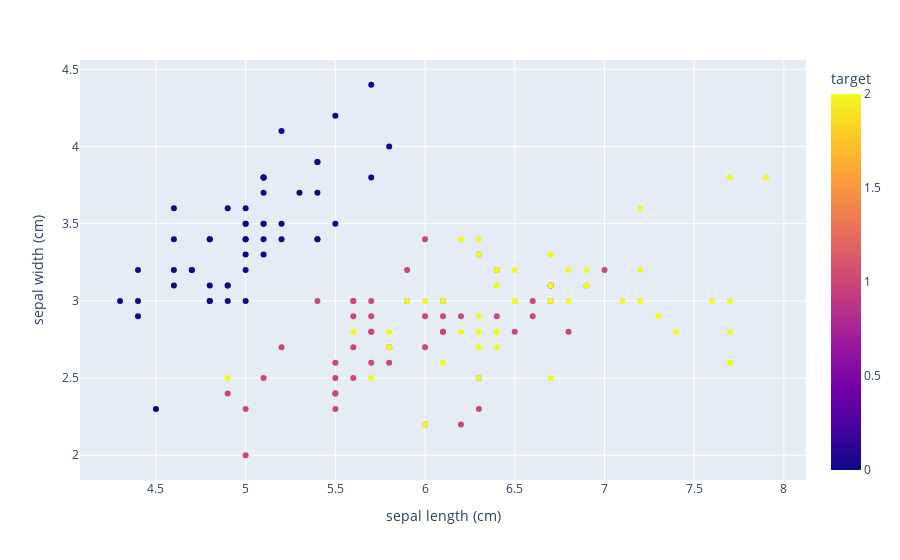

The code cell stored with this chart in its notebook:
### Code cell
px.scatter(df, x='sepal length (cm)', y='sepal width (cm)', color='target')

### Figure 1 — Plotly figure (JSON) as saved in the notebook; plotly's stock layout.template omitted (floating-point values rounded to 4 significant figures; data arrays with more than 128 entries replaced by an {"elided": "..."} marker saying what was removed)
{"data": [{"hovertemplate": "sepal length (cm)=%{x}<br>sepal width (cm)=%{y}<br>target=%{marker.color}<extra></extra>", "legendgroup": "", "marker": {"color": {"elided": "150 int values"}, "coloraxis": "coloraxis", "symbol": "circle"}, "mode": "markers", "name": "", "orientation": "v", "showlegend": false, "type": "scatter", "x": {"elided": "150 float values"}, "xaxis": "x", "y": {"elided": "150 float values"}, "yaxis": "y"}], "layout": {"coloraxis": {"colorbar": {"title": {"text": "target"}}, "colorscale": [[0, "#0d0887"], [0.1111, "#46039f"], [0.2222, "#7201a8"], [0.3333, "#9c179e"], [0.4444, "#bd3786"], [0.5556, "#d8576b"], [0.6667, "#ed7953"], [0.7778, "#fb9f3a"], [0.8889, "#fdca26"], [1, "#f0f921"]]}, "legend": {"tracegroupgap": 0}, "margin": {"t": 60}, "xaxis": {"anchor": "y", "domain": [0, 1], "title": {"text": "sepal length (cm)"}}, "yaxis": {"anchor": "x", "domain": [0, 1], "title": {"text": "sepal width (cm)"}}}}
